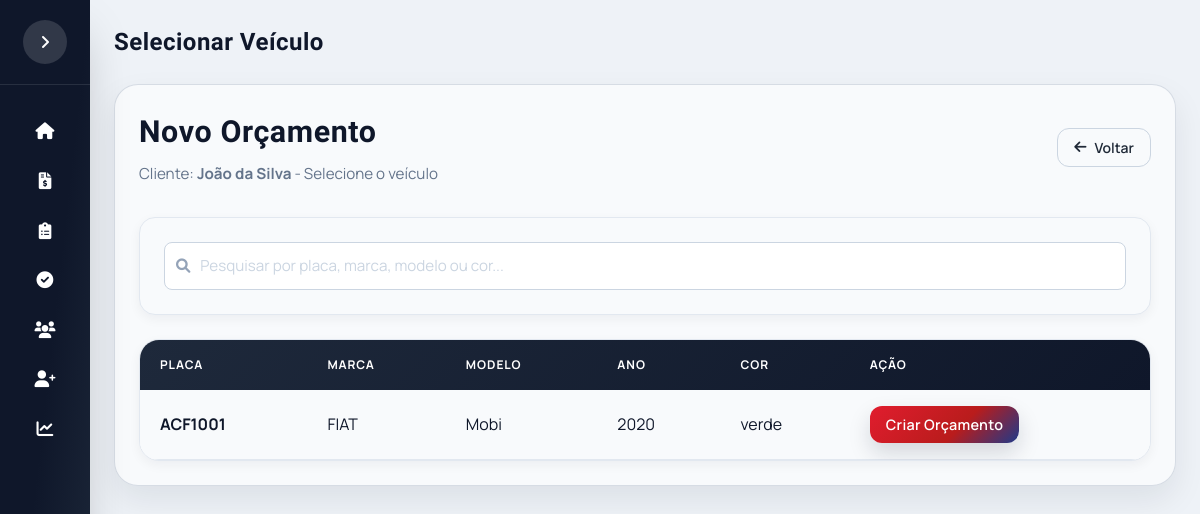
Page /selecionar_veiculo/1 on the earlier database version.
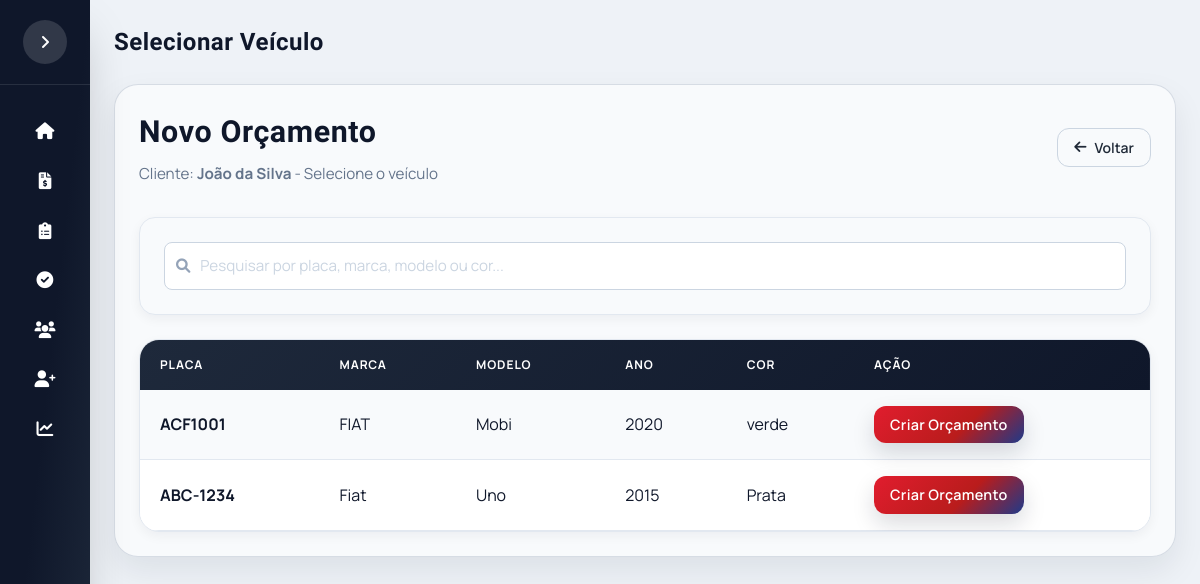
Same page on the later database version.
### app/models.py (models this page shows)
class Veiculo(db.Model):
    __tablename__ = "veiculos"
    id_veiculo = db.Column(db.Integer, primary_key=True, autoincrement=True)
    id_cliente = db.Column(db.Integer, db.ForeignKey("clientes.id_cliente"), nullable=False)
    placa = db.Column(db.String(7), unique=True, nullable=False)
    marca = db.Column(db.String(50), nullable=False)
    modelo = db.Column(db.String(80), nullable=False)
    ano = db.Column(db.Integer)
    cor = db.Column(db.String(30))
    orcamentos = db.relationship("Orcamento", backref="veiculo", lazy=True)

### app/routes.py (the view)
@main.route("/selecionar_veiculo/<int:id_cliente>")
def selecionar_veiculo_pedido(id_cliente):
    cliente = Cliente.query.get_or_404(id_cliente)
    return render_template(
        "selecionar_veiculo_pedido.html",
        cliente=cliente
    )

### templates/selecionar_veiculo_pedido.html (shortened to what this page needs)
{% extends "base.html" %}
{% block page_title %}
Selecionar Veículo
{% endblock %}
{% block content %}
<div class="table-container">
    <div class="screen-header" style="margin-bottom: 2rem;">
        <div>
            <h2 class="screen-title title-font" style="margin-bottom: 0.5rem;">Novo Orçamento</h2>
            <p class="screen-subtitle">Cliente: <strong>{{ cliente.nome }}</strong> - Selecione o veículo</p>
        </div>
        <a href="{{ url_for('main.novo_pedido') }}" class="btn-outline" style="padding: 0.5rem 1rem;">
            <i class="fas fa-arrow-left"></i> Voltar
        </a>
    </div>
    <div class="panel filter-panel" style="margin-bottom: 1.5rem; padding: 1.5rem;">
        <div class="input-icon">
            <input
                type="text"
                id="filterVeiculo"
                placeholder="Pesquisar por placa, marca, modelo ou cor..."
                autofocus
            >
        </div>
    </div>
    <div class="table-wrapper">
        <table class="table-clientes">
            <thead>
                <tr>
                    <th>Placa</th>
                    <th>Marca</th>
                    <th>Modelo</th>
                    <th>Ano</th>
                    <th>Cor</th>
                    <th>Ação</th>
                </tr>
            </thead>
            <tbody id="tabelaVeiculosBody">
                {% for veiculo in cliente.veiculos if 'descadastrado' not in veiculo.placa.lower() %}
                <tr>
                    <td><strong>{{ veiculo.placa.upper() }}</strong></td>
                    <td>{{ veiculo.marca }}</td>
                    <td>{{ veiculo.modelo }}</td>
                    <td>{{ veiculo.ano if veiculo.ano else '-' }}</td>
                    <td>{{ veiculo.cor if veiculo.cor else '-' }}</td>
                    <td>
                        <a href="{{ url_for('main.form_orcamento', id_veiculo=veiculo.id_veiculo) }}"
                           class="btn-primary"
                           style="padding: 0.5rem 1rem; font-size: 0.9rem;">
                            Criar Orçamento
                        </a>
                    </td>
                </tr>
                {% endfor %}
            </tbody>
        </table>
    </div>
</div>
{% endblock %}

Differences in the rows shown:
added Veiculo: placa "ABC-1234", marca "Fiat", modelo "Uno", ano "2015", cor "Prata"
